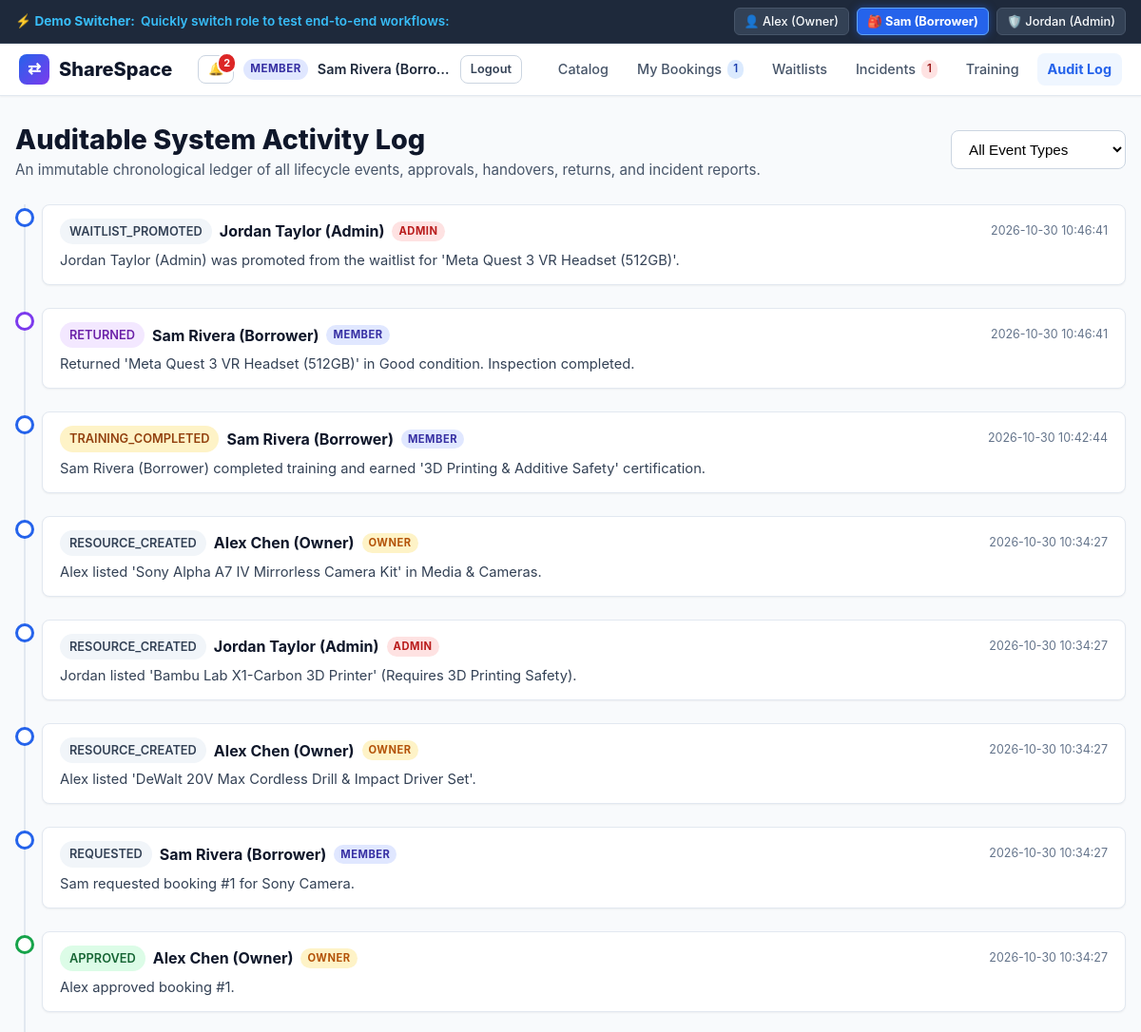
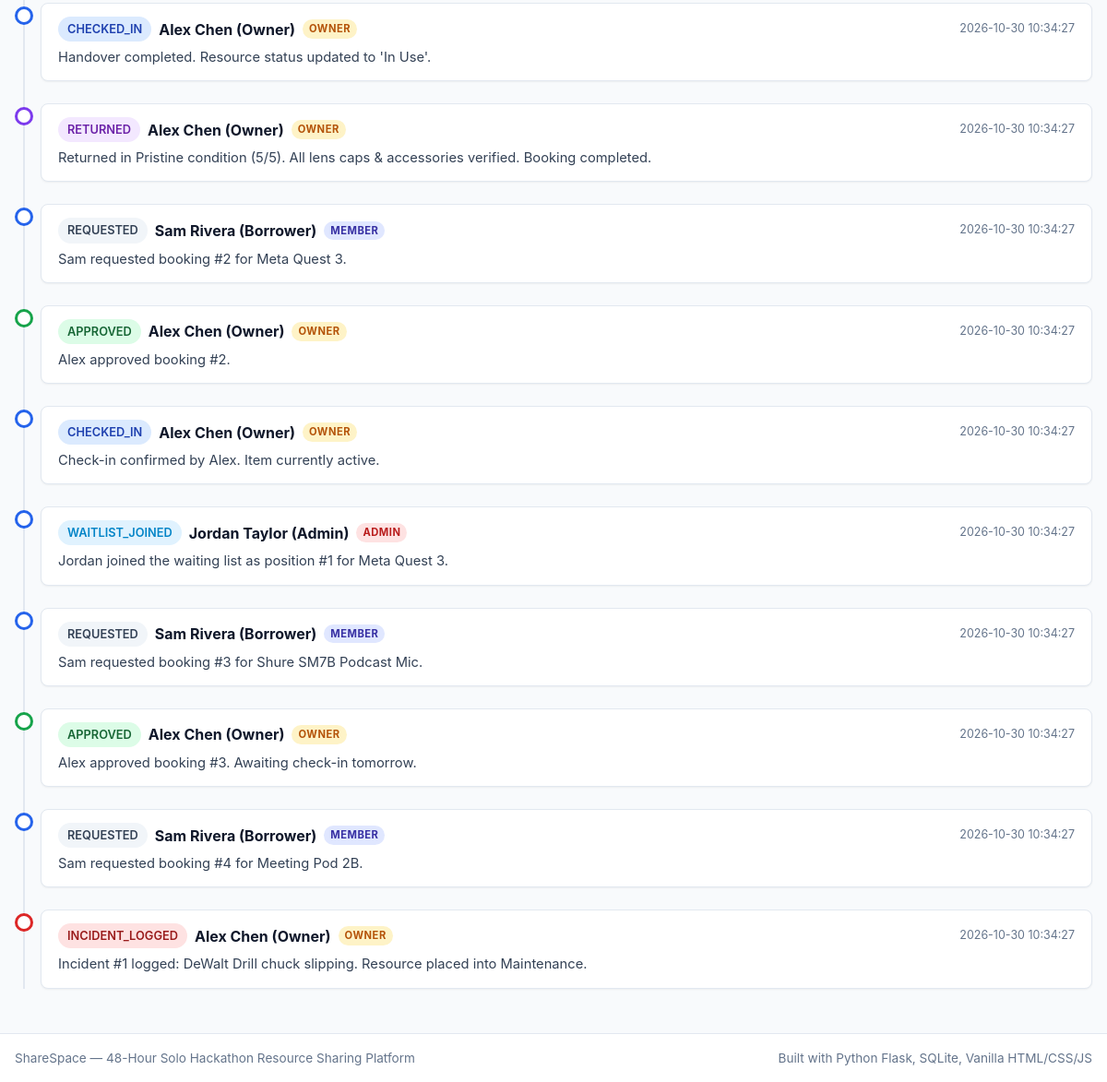
The page /activity-history on the database its author committed (2 pictures, top to bottom).
### tables this page shows
CREATE TABLE users (
    id INTEGER PRIMARY KEY AUTOINCREMENT,
    name TEXT NOT NULL,
    email TEXT UNIQUE NOT NULL,
    password_hash TEXT NOT NULL,
    role TEXT DEFAULT 'member', -- 'member', 'owner', 'admin'
    created_at TIMESTAMP DEFAULT CURRENT_TIMESTAMP
);

CREATE TABLE activity_logs (
    id INTEGER PRIMARY KEY AUTOINCREMENT,
    booking_id INTEGER,
    resource_id INTEGER,
    user_id INTEGER NOT NULL,
    action TEXT NOT NULL, -- 'RESOURCE_CREATED', 'REQUESTED', 'APPROVED', 'REJECTED', 'CHECKED_IN', 'RETURNED', 'INCIDENT_LOGGED', 'INCIDENT_RESOLVED', 'TRAINING_COMPLETED', 'WAITLIST_JOINED', 'WAITLIST_PROMOTED'
    details TEXT,
    created_at TIMESTAMP DEFAULT CURRENT_TIMESTAMP,
    FOREIGN KEY (booking_id) REFERENCES bookings(id) ON DELETE SET NULL,
    FOREIGN KEY (resource_id) REFERENCES resources(id) ON DELETE SET NULL,
    FOREIGN KEY (user_id) REFERENCES users(id) ON DELETE CASCADE
);

### app.py (the view)
@app.route('/activity-history')
@login_required
def activity_history():
    action = request.args.get('action', '').strip()
    sql = """
        SELECT a.*, u.name as actor_name, u.role as actor_role
        FROM activity_logs a
        JOIN users u ON a.user_id = u.id
        WHERE 1=1
    """
    args = []
    if action:
        sql += " AND a.action = ?"
        args.append(action)
    sql += " ORDER BY a.created_at DESC LIMIT 100"
    logs = query_db(sql, args)
    return render_template('activity_history.html', logs=logs, selected_action=action)

### app.py (called while the page is built)
def login_required(f):
    @wraps(f)
    def decorated_function(*args, **kwargs):
        if not g.user:
            flash("Please log in to access this page.", "warning")
            return redirect(url_for('login'))
        return f(*args, **kwargs)
    return decorated_function

### database.py (called while the page is built)
def get_db():
    conn = sqlite3.connect(DATABASE_PATH)
    conn.row_factory = sqlite3.Row
    conn.execute("PRAGMA foreign_keys = ON;")
    return conn

def query_db(query, args=(), one=False):
    conn = get_db()
    try:
        cur = conn.cursor()
        cur.execute(query, args)
        rows = cur.fetchall()
        cur.close()
        return (rows[0] if rows else None) if one else rows
    finally:
        conn.close()

### templates/activity_history.html (shortened to what this page needs)
{% extends "base.html" %}
{% block content %}
<div class="catalog-header">
    <div>
        <h1 style="font-size: 1.8rem; font-weight: 800; color: var(--slate-900);">Auditable System Activity Log</h1>
        <p style="color: var(--slate-600); font-size: 0.95rem;">
            An immutable chronological ledger of all lifecycle events, approvals, handovers, returns, and incident reports.
        </p>
    </div>
    <form method="GET" action="{{ url_for('activity_history') }}" style="display: flex; gap: 10px;">
        <select name="action" class="filter-select" onchange="this.form.submit()">
            <option value="">All Event Types</option>
        </select>
    </form>
</div>
{% if logs %}
    <div class="timeline" style="margin-top: 24px;">
        {% for log in logs %}
            <div class="timeline-item">
                <div class="timeline-dot
                    {% if log['action'] == 'APPROVED' %}dot-approved
                    {% elif log['action'] == 'CHECKED_IN' %}dot-checked_in
                    {% elif log['action'] == 'RETURNED' %}dot-returned
                    {% elif log['action'] in ['INCIDENT_LOGGED', 'REJECTED'] %}dot-incident
                    {% endif %}">
                </div>
                <div class="timeline-content">
                    <div style="display: flex; justify-content: space-between; align-items: flex-start; margin-bottom: 6px; flex-wrap: wrap; gap: 8px;">
                        <div style="display: flex; align-items: center; gap: 8px;">
                            <span class="badge" style="
                                {% if log['action'] == 'APPROVED' %}background: #dcfce7; color: #166534;
                                {% elif log['action'] == 'CHECKED_IN' %}background: #dbeafe; color: #1e40af;
                                {% elif log['action'] == 'RETURNED' %}background: #f3e8ff; color: #6b21a8;
                                {% elif log['action'] == 'INCIDENT_LOGGED' %}background: #fee2e2; color: #991b1b;
                                {% elif log['action'] == 'INCIDENT_RESOLVED' %}background: #dcfce7; color: #166534;
                                {% elif log['action'] == 'TRAINING_COMPLETED' %}background: #fef3c7; color: #92400e;
                                {% elif log['action'] == 'WAITLIST_JOINED' %}background: #e0f2fe; color: #0284c7;
                                {% else %}background: var(--slate-100); color: var(--slate-700);{% endif %}
                            ">
                                {{ log['action'] }}
                            </span>
                            <strong style="color: var(--slate-900);">{{ log['actor_name'] }}</strong>
                            <span class="role-badge role-{{ log['actor_role'] }}" style="font-size: 0.7rem;">{{ log['actor_role'] }}</span>
                        </div>
                        <span class="timeline-time">{{ log['created_at'] }}</span>
                    </div>
                    <p style="font-size: 0.92rem; color: var(--slate-700); margin: 0;">
                        {{ log['details'] }}
                    </p>
                </div>
            </div>
        {% endfor %}
    </div>
{% else %}
    <div style="background: white; border: 1px dashed var(--slate-300); border-radius: var(--radius); padding: 48px; text-align: center; color: var(--slate-500);">
        No activity log entries found for this filter.
    </div>
{% endif %}
{% endblock %}

### templates/base.html (shortened to what this page needs)
<!DOCTYPE html>
<html lang="en">
<head>
    <link rel="stylesheet" href="{{ url_for('static', filename='css/style.css') }}">
</head>
<body>
    <div class="demo-bar">
        <div class="demo-bar-inner">
            <div class="demo-bar-title">
                <span>⚡ <strong>Demo Switcher:</strong></span>
                <span class="demo-desc">Quickly switch role to test end-to-end workflows:</span>
            </div>
            <div class="demo-users">
                <a href="{{ url_for('switch_user', user_id=1) }}" class="demo-btn {% if g.user and g.user['id'] == 1 %}active{% endif %}">
                    👤 Alex (Owner)
                </a>
                <a href="{{ url_for('switch_user', user_id=2) }}" class="demo-btn {% if g.user and g.user['id'] == 2 %}active{% endif %}">
                    🎒 Sam (Borrower)
                </a>
                <a href="{{ url_for('switch_user', user_id=3) }}" class="demo-btn {% if g.user and g.user['id'] == 3 %}active{% endif %}">
                    🛡️ Jordan (Admin)
                </a>
            </div>
        </div>
    </div>
    <nav class="navbar">
        <div class="nav-container">
            <div class="nav-header">
                <a href="{{ url_for('index') }}" class="nav-brand">
                    <span class="logo-icon">⇄</span>
                    <span>ShareSpace</span>
                </a>
                <div class="nav-user">
                    {% if g.user %}
                        <a href="{{ url_for('notifications') }}" class="btn btn-outline btn-sm notif-btn" title="Notifications" style="position: relative;">
                            🔔
                            {% if g.unread_notifs_count > 0 %}
                                <span class="notif-badge">{{ g.unread_notifs_count }}</span>
                            {% endif %}
                        </a>
                        <span class="role-badge role-{{ g.user['role'] }}">{{ g.user['role'] }}</span>
                        <span class="user-display-name" style="font-size: 0.9rem; font-weight: 600;">{{ g.user['name'] }}</span>
                        <a href="{{ url_for('logout') }}" class="btn btn-outline btn-sm">Logout</a>
                    {% else %}
                        <a href="{{ url_for('login') }}" class="btn btn-outline btn-sm">Log In</a>
                        <a href="{{ url_for('register') }}" class="btn btn-primary btn-sm">Sign Up</a>
                    {% endif %}
                </div>
            </div>
            <ul class="nav-links">
                <li><a href="{{ url_for('index') }}" class="{% if request.path == url_for('index') %}active{% endif %}">Catalog</a></li>
                {% if g.user %}
                    <li>
                        <a href="{{ url_for('my_bookings') }}" class="{% if request.path == url_for('my_bookings') %}active{% endif %}">
                            My Bookings
                            {% if g.active_bookings_count %}
                                <span class="badge badge-active" style="padding: 1px 6px; font-size: 0.72rem;">{{ g.active_bookings_count }}</span>
                            {% endif %}
                        </a>
                    </li>
                    <li><a href="{{ url_for('waitlists') }}" class="{% if request.path == url_for('waitlists') %}active{% endif %}">Waitlists</a></li>
                    <li>
                        <a href="{{ url_for('incidents') }}" class="{% if request.path == url_for('incidents') %}active{% endif %}">
                            Incidents
                            {% if g.open_incidents_count %}
                                <span class="badge badge-maintenance" style="padding: 1px 6px; font-size: 0.72rem;">{{ g.open_incidents_count }}</span>
                            {% endif %}
                        </a>
                    </li>
                    <li><a href="{{ url_for('training_catalog') }}" class="{% if request.path == url_for('training_catalog') %}active{% endif %}">Training</a></li>
                    <li><a href="{{ url_for('activity_history') }}" class="{% if request.path == url_for('activity_history') %}active{% endif %}">Audit Log</a></li>
                {% endif %}
            </ul>
        </div>
    </nav>
    <main class="container">
        {% block content %}{% endblock %}
    </main>
    <footer>
        <div style="max-width: 1200px; margin: 0 auto; display: flex; justify-content: space-between; align-items: center; flex-wrap: wrap; gap: 10px;">
            <span>ShareSpace — 48-Hour Solo Hackathon Resource Sharing Platform</span>
            <span>Built with Python Flask, SQLite, Vanilla HTML/CSS/JS</span>
        </div>
    </footer>
</body>
</html>

### rows shown on the page
users: user.role "MEMBER", user.name "Sam Rivera (Borro…"
activity_logs: action "WAITLIST_PROMOTED", actor_name "Jordan Taylor (Admin)", actor_role "ADMIN", created_at "2026-10-30 10:46:41", details "Jordan Taylor (Admin) was promoted from the waitlist for 'Meta Quest 3 VR Headset (512GB)'."
activity_logs: action "RETURNED", actor_name "Sam Rivera (Borrower)", actor_role "MEMBER", created_at "2026-10-30 10:46:41", details "Returned 'Meta Quest 3 VR Headset (512GB)' in Good condition. Inspection completed."
activity_logs: action "TRAINING_COMPLETED", actor_name "Sam Rivera (Borrower)", actor_role "MEMBER", created_at "2026-10-30 10:42:44", details "Sam Rivera (Borrower) completed training and earned '3D Printing & Additive Safety' certification."
activity_logs: action "RESOURCE_CREATED", actor_name "Alex Chen (Owner)", actor_role "OWNER", created_at "2026-10-30 10:34:27", details "Alex listed 'Sony Alpha A7 IV Mirrorless Camera Kit' in Media & Cameras."
activity_logs: action "RESOURCE_CREATED", actor_name "Jordan Taylor (Admin)", actor_role "ADMIN", created_at "2026-10-30 10:34:27", details "Jordan listed 'Bambu Lab X1-Carbon 3D Printer' (Requires 3D Printing Safety)."
activity_logs: action "RESOURCE_CREATED", actor_name "Alex Chen (Owner)", actor_role "OWNER", created_at "2026-10-30 10:34:27", details "Alex listed 'DeWalt 20V Max Cordless Drill & Impact Driver Set'."
activity_logs: action "REQUESTED", actor_name "Sam Rivera (Borrower)", actor_role "MEMBER", created_at "2026-10-30 10:34:27", details "Sam requested booking #1 for Sony Camera."
activity_logs: action "APPROVED", actor_name "Alex Chen (Owner)", actor_role "OWNER", created_at "2026-10-30 10:34:27", details "Alex approved booking #1."
activity_logs: action "CHECKED_IN", actor_name "Alex Chen (Owner)", actor_role "OWNER", created_at "2026-10-30 10:34:27", details "Handover completed. Resource status updated to 'In Use'."
activity_logs: action "RETURNED", actor_name "Alex Chen (Owner)", actor_role "OWNER", created_at "2026-10-30 10:34:27", details "Returned in Pristine condition (5/5). All lens caps & accessories verified. Booking completed."
activity_logs: action "REQUESTED", actor_name "Sam Rivera (Borrower)", actor_role "MEMBER", created_at "2026-10-30 10:34:27", details "Sam requested booking #2 for Meta Quest 3."
activity_logs: action "APPROVED", actor_name "Alex Chen (Owner)", actor_role "OWNER", created_at "2026-10-30 10:34:27", details "Alex approved booking #2."
activity_logs: action "CHECKED_IN", actor_name "Alex Chen (Owner)", actor_role "OWNER", created_at "2026-10-30 10:34:27", details "Check-in confirmed by Alex. Item currently active."
activity_logs: action "WAITLIST_JOINED", actor_name "Jordan Taylor (Admin)", actor_role "ADMIN", created_at "2026-10-30 10:34:27", details "Jordan joined the waiting list as position #1 for Meta Quest 3."
activity_logs: action "REQUESTED", actor_name "Sam Rivera (Borrower)", actor_role "MEMBER", created_at "2026-10-30 10:34:27", details "Sam requested booking #3 for Shure SM7B Podcast Mic."
activity_logs: action "APPROVED", actor_name "Alex Chen (Owner)", actor_role "OWNER", created_at "2026-10-30 10:34:27", details "Alex approved booking #3. Awaiting check-in tomorrow."
activity_logs: action "REQUESTED", actor_name "Sam Rivera (Borrower)", actor_role "MEMBER", created_at "2026-10-30 10:34:27", details "Sam requested booking #4 for Meeting Pod 2B."
activity_logs: action "INCIDENT_LOGGED", actor_name "Alex Chen (Owner)", actor_role "OWNER", created_at "2026-10-30 10:34:27", details "Incident #1 logged: DeWalt Drill chuck slipping. Resource placed into Maintenance."

### other values the page prints
{{ g.unread_notifs_count }} "2"
{{ g.active_bookings_count }} "1"
{{ g.open_incidents_count }} "1"
